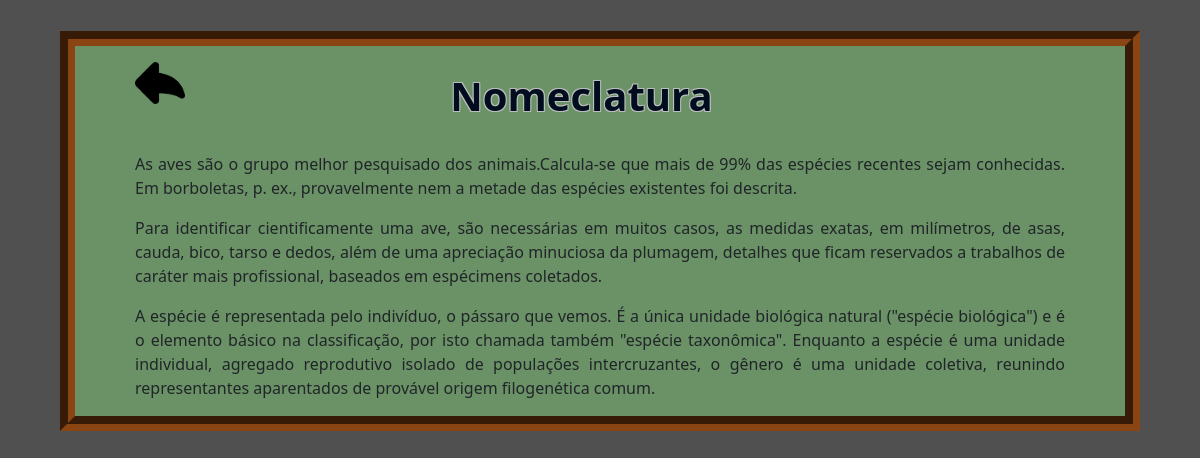
The app's page /templates/pagina.php?idPagina=1 with its own data.
### tables this page shows
CREATE TABLE `pagina` (
  `id` int(11) NOT NULL,
  `nome` varchar(20) NOT NULL,
  `conteudo` text NOT NULL
);

### templates/pagina.php (the view, shortened to what this page needs)
<?php
include_once "site.php";
$idPagina = $_GET["idPagina"];
$result_carousel = "SELECT * FROM pagina WHERE id = $idPagina";
$resultado_carousel = mysqli_query($con, $result_carousel);
$dados = mysqli_fetch_assoc($resultado_carousel);
?>
<!DOCTYPE html>
<html>
<head>
    <link rel="stylesheet" type="text/css" href="../static/_css/_site.css">
    <link rel="stylesheet" href="../static/_css/bootstrap.css">
</head>
<body id="normal">
<div class="conteiner">
<div class="ave">
<a href="index.php"><img src="../static/_image/voltar.png" class="rounded float-start" id="img" width="50px"></a>
    <div class="div01">
        <h1><b><?php echo $dados['nome']; ?></b></h1>
    </div> </br>
    <div>
        <?php echo $dados['conteudo']; ?>
    </div>
</div>
</div>
</body>
</html>

### static/_css/_site.css (style rules this page uses)
html { width: 100%; height: 100%; padding: 25px; background-color: #505050 }
#normal { border: none; background-color: #505050; }
.div01 { display: flex; justify-content: center; align-items: center; position: relative; top: 6%; width: 100%; height: 70px; padding-bottom: 50px; padding-top: 2%; }
.conteiner { width: 100%; height: 100%; display: flex; justify-content: center; align-content: center; }
.ave { width: 90%; border: 15px groove #8B4513; text-align: justify; background-color: #6a9266; padding-left: 5%; padding-right: 5%; position: absolute; justify-content: center; align-items: center; align-content: center; padding-top: 1%; }
#img { position:absolute; display: block; z-index: 999 }
h1 { position: relative; text-align: center; color: #000d1f; text-shadow: #BDBDBD 1px -1px, #BDBDBD -1px 1px, #BDBDBD 1px 1px, #BDBDBD -1px -1px; padding-top: 5%; padding-right: 4%; }

### records on screen
pagina: nome "Nomeclatura", conteudo "As aves são o grupo melhor pesquisado dos animais.Calcula-se que mais de 99% das espécies recentes sejam conhecidas. Em borboletas, p. ex., provavelmente nem a metade das espécies existentes foi descrita. Para identificar cientificamente uma ave, são necessárias em muitos casos, as medidas exatas, em milímetros, de asas, cauda, bico, tarso e dedos, além de uma apreciação minuciosa da plumagem, detalhes que ficam reservados a trabalhos de caráter mais profissional, baseados em espécimens coletados. A espécie é representada pelo indivíduo, o pássaro que vemos. É a única unidade biológica natural (\"espécie biológica\") e é o elemento básico na classificação, por isto chamada também \"espécie…"
